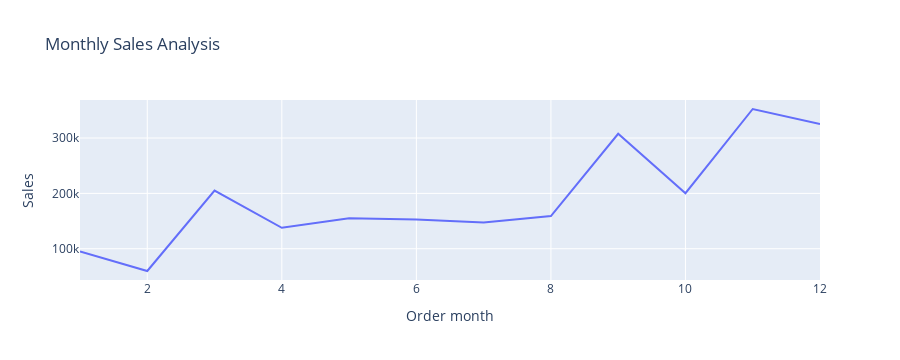

Here is the notebook cell this chart was saved with:
### Code cell
fig = px.line(monthly_sales_analysis, x= "Order month", y= "Sales", title="Monthly Sales Analysis")
fig.show()

### Figure 1 — Plotly figure (JSON) as saved in the notebook; plotly's stock layout.template omitted (floating-point values rounded to 4 significant figures)
{"data": [{"hovertemplate": "Order month=%{x}<br>Sales=%{y}<extra></extra>", "legendgroup": "", "line": {"color": "#636efa", "dash": "solid"}, "marker": {"symbol": "circle"}, "mode": "lines", "name": "", "orientation": "v", "showlegend": false, "type": "scatter", "x": [1, 2, 3, 4, 5, 6, 7, 8, 9, 10, 11, 12], "xaxis": "x", "y": [94920.0, 59750.0, 205000.0, 137800.0, 155000.0, 152700.0, 147200.0, 159000.0, 307600.0, 200300.0, 352500.0, 325300.0], "yaxis": "y"}], "layout": {"autosize": true, "height": 360, "legend": {"tracegroupgap": 0}, "title": {"text": "Monthly Sales Analysis"}, "xaxis": {"anchor": "y", "autorange": true, "domain": [0, 1], "range": [1, 12], "title": {"text": "Order month"}, "type": "linear"}, "yaxis": {"anchor": "x", "autorange": true, "domain": [0, 1], "range": [43490.0, 368700.0], "title": {"text": "Sales"}, "type": "linear"}}}
